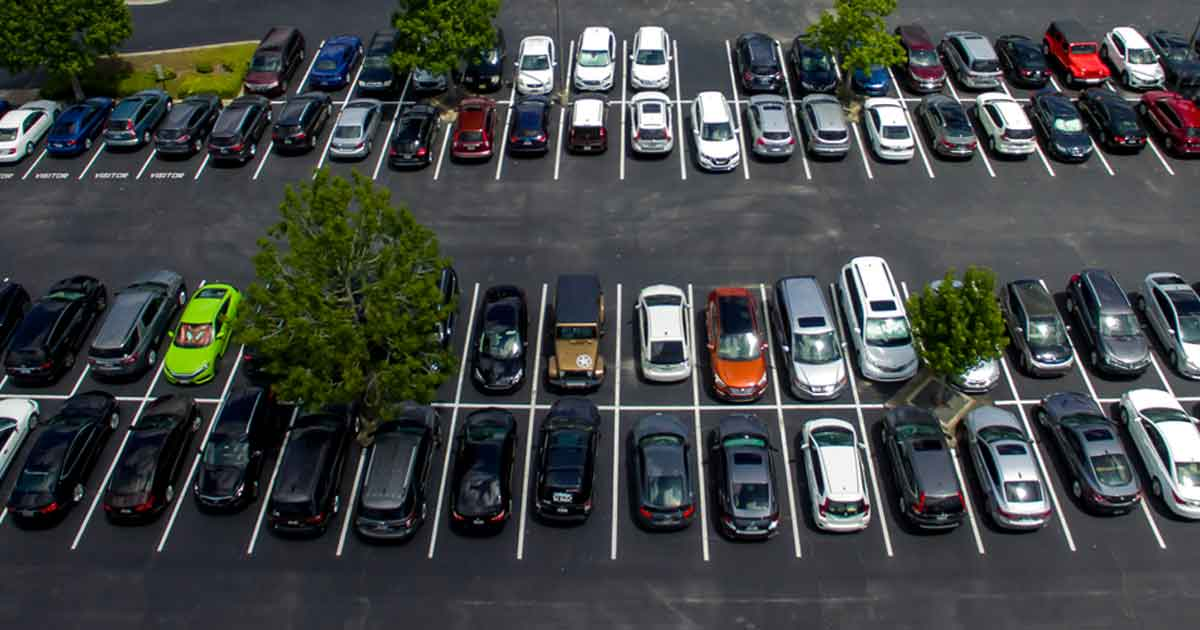
#> input picture Parking-Lot-Accidents.jpg, 1200 x 630 px, given in place of 00000000_00000005.jpg, which was not available
$ python main.py   (older library calls are emulated)
#> lines starting #> are read from the running program, lines starting #| are printed output that depends on the picture; after the words box and inside, x2 and y2 are one past the last pixel; in counts of white or black regions, pixels touching at a corner belong together; pictures that were not available may be replaced by others from this repository, and a replacement may not be noted
### src/util.py
# opencv , scikit_learn , pandas , pillow , scikit_image , matplotlib
import pickle
import matplotlib.pyplot as plt
from skimage.transform import resize
import numpy as np
import cv2


EMPTY = True
NOT_EMPTY = False

MODEL = pickle.load(open("models/model.p", "rb"))
#> (reads models/model.p from the repository)


def empty_or_not(spot_bgr):

    flat_data = []

    img_resized = resize(spot_bgr, (15, 15, 3))
    flat_data.append(img_resized.flatten())
    flat_data = np.array(flat_data)

    y_output = MODEL.predict(flat_data)
    print(f"Sortie du modèle : {y_output}")
    if y_output == [0]:
        return EMPTY
    else:
        return NOT_EMPTY # false


def get_parking_spots_bboxes(connected_components):
    (totalLabels, label_ids, values, centroid) = connected_components

    slots = []
    coef = 1
    for i in range(1, totalLabels):

        # Now extract the coordinate points
        x1 = int(values[i, cv2.CC_STAT_LEFT] * coef)
        y1 = int(values[i, cv2.CC_STAT_TOP] * coef)
        w = int(values[i, cv2.CC_STAT_WIDTH] * coef)
        h = int(values[i, cv2.CC_STAT_HEIGHT] * coef)

        slots.append([x1, y1, w, h])

    return slots


# verification 1 :


# Charger une image de test (par exemple une image de place de parking)
# Assure-toi que l'image est dans le bon répertoire ou spécifie le chemin complet
image_path = 'clf-data/not_empty/00000000_00000005.jpg'
spot_bgr = cv2.imread(image_path)
#> spot_bgr is the input picture: shape (630, 1200, 3); mean B, G, R 69.5, 69.9, 66.3


# Appeler la fonction empty_or_not pour cette image
result = empty_or_not(spot_bgr)
#> in empty_or_not, `y_output = MODEL.predict(flat_data)`: y_output = [1]
#| Sortie du modèle : [1]
#> result = False

# Afficher le résultat
#print(f"Résultat de la prédiction : {result}")

# verification 2

# Créer une image de test (par exemple une image binaire avec des formes)
image = np.zeros((200, 200), dtype="uint8")

# Dessiner quelques rectangles pour simuler des places de parking
cv2.rectangle(image, (10, 10), (60, 60), 255, -1)
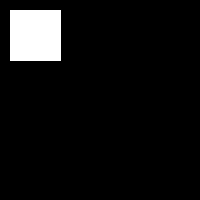
#> image: shape (200, 200); 6.5% white; 1 white region, box (x1, y1, x2, y2) and area: (10, 10, 61, 61) 2601
cv2.rectangle(image, (80, 10), (130, 60), 255, -1)
cv2.rectangle(image, (10, 80), (60, 130), 255, -1)
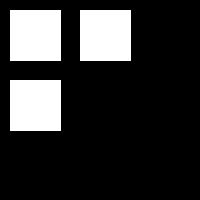
#> image: shape (200, 200); 19.5% white; 3 white regions, box (x1, y1, x2, y2) and area: (10, 10, 61, 61) 2601, (80, 10, 131, 61) 2601, (10, 80, 61, 131) 2601

# Obtenir les composants connectés
connected_components = cv2.connectedComponentsWithStats(image, connectivity=8, ltype=cv2.CV_32S)
(totalLabels, label_ids, values, centroid) = connected_components
#> totalLabels = 4

# Créer un masque en noir et blanc pour visualiser chaque composant connecté
bw_mask = np.zeros(image.shape, dtype="uint8")
for label in range(1, totalLabels):  # Ignore le label 0 pour le fond
    bw_mask[label_ids == label] = 255  # Définir les composants connectés en blanc

slots =  get_parking_spots_bboxes(connected_components)
 #Afficher les résultats
print("Boîtes englobantes détectées :")
for i, slot in enumerate(slots):
    x, y, w, h = slot
    print(f"Slot {i+1}: x={x}, y={y}, largeur={w}, hauteur={h}")
# [6 lines of commented-out code are left out]

### src/main.py
import cv2
import numpy as np
from util import get_parking_spots_bboxes, empty_or_not


# Fonction pour calculer la différence entre deux images
def calc_diff(im1, im2):
    return np.abs(np.mean(im1) - np.mean(im2))


# Initialisation des chemins des fichiers
mask = 'mask/mask_1920_1080.png'
video_path = 'data/parking_1920_1080.mp4'

# Chargement du masque et ouverture de la vidéo
mask = cv2.imread(mask, 0)
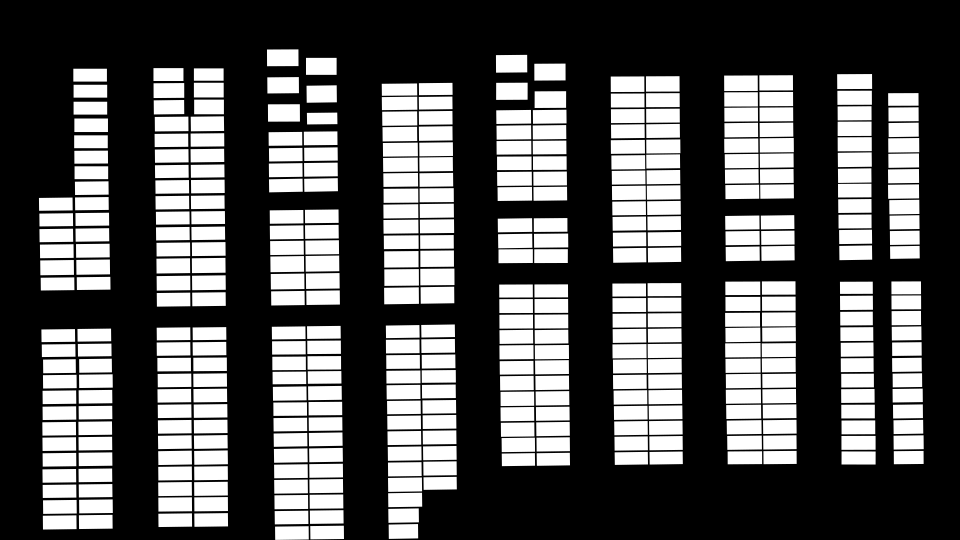
#> input picture mask/mask_1920_1080.png, 1920 x 1080 px, found by its file name (shown at 1/2 size)
#> mask is the input picture: shape (1080, 1920); min 0, max 255, mean 89.5
#> (the run stopped early here; a loop or call above may not have finished)
